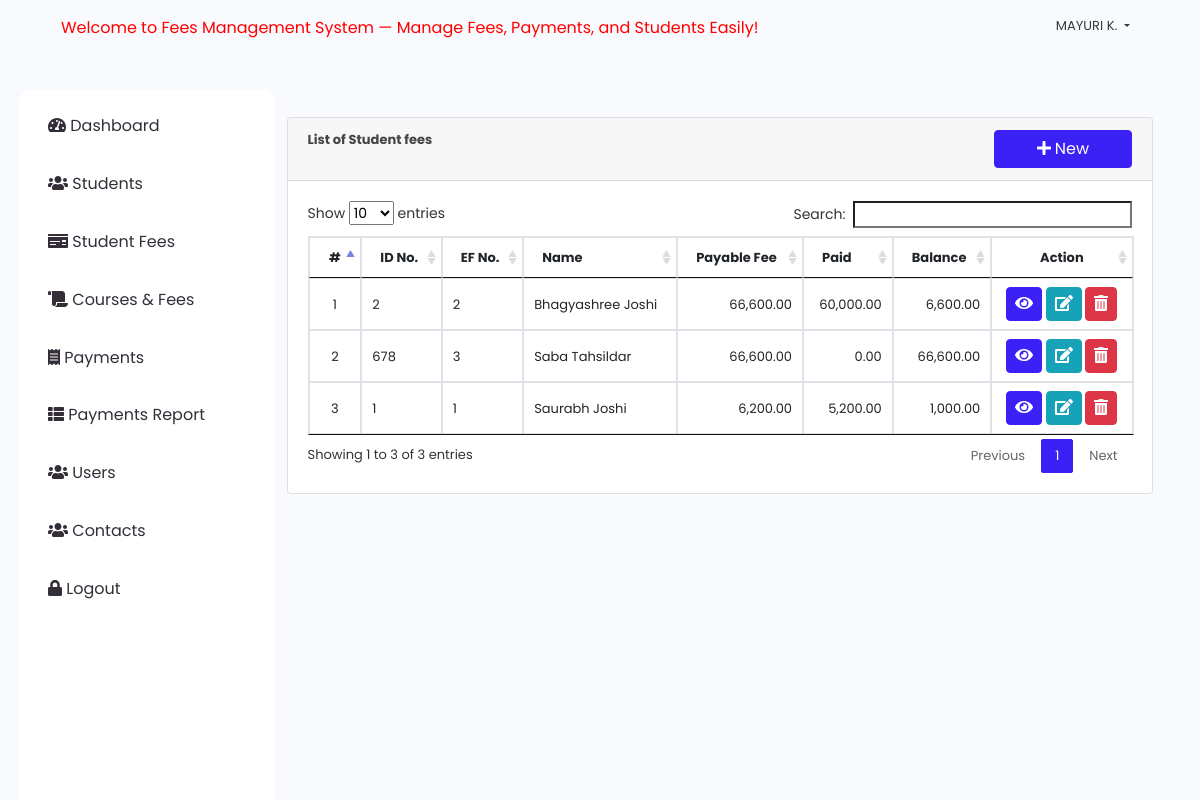
/click_fees/index.php?page=fees (signed in), run on the app's committed database.
### tables this page shows
CREATE TABLE IF NOT EXISTS `student_ef_list` (
  `id` int NOT NULL AUTO_INCREMENT,
  `student_id` int NOT NULL,
  `ef_no` varchar(200) NOT NULL,
  `course_id` int NOT NULL,
  `total_fee` float NOT NULL,
  `date_created` datetime NOT NULL DEFAULT CURRENT_TIMESTAMP,
  PRIMARY KEY (`id`)
);

CREATE TABLE IF NOT EXISTS `student` (
  `id` int NOT NULL AUTO_INCREMENT,
  `id_no` varchar(100) NOT NULL,
  `name` text NOT NULL,
  `contact` varchar(100) NOT NULL,
  `address` text NOT NULL,
  `email` varchar(200) NOT NULL,
  `date_created` datetime NOT NULL DEFAULT CURRENT_TIMESTAMP,
  PRIMARY KEY (`id`)
);

### click_fees/fees.php (the view, shortened to what this page needs)
<?php include('db_connect.php');?>
<div class="container-fluid">
	<div class="col-lg-12">
		<div class="row">
			<div class="col-md-12">
				<div class="card">
					<div class="card-header">
						<b>List of Student fees </b>
						<span class="float:right"><a class="btn btn-primary col-sm-6 col-md-2 float-right" href="javascript:void(0)" id="new_fees">
					<i class="fa fa-plus"></i> New
				</a></span>
					</div>
					<div class="card-body">
						<table class="table table-condensed table-bordered table-hover">
							<thead>
								<tr>
									<th class="text-center">#</th>
									<th class="">ID No.</th>
									<th class="">EF No.</th>
									<th class="">Name</th>
									<th class="">Payable Fee</th>
									<th class="">Paid</th>
									<th class="">Balance</th>
									<th class="text-center">Action</th>
								</tr>
							</thead>
							<tbody>
								<?php
								$i = 1;
								$fees = $conn->query("SELECT ef.*,s.name as sname,s.id_no FROM student_ef_list ef inner join student s on s.id = ef.student_id order by s.name asc ");
								while($row=$fees->fetch_assoc()):
									$paid = $conn->query("SELECT sum(amount) as paid FROM payments where ef_id=".$row['id']);
									$paid = $paid->num_rows > 0 ? $paid->fetch_array()['paid']:'';
									$balance = $row['total_fee'] - $paid;
								?>
								<tr>
									<td class="text-center"><?php echo $i++ ?></td>
									<td>
										<p> <?php echo $row['id_no'] ?></p>
									</td>
									<td>
										<p> <?php echo $row['ef_no'] ?></p>
									</td>
									<td>
										<p> <?php echo ucwords($row['sname']) ?></p>
									</td>
									<td class="text-right">
										<p><?php echo number_format($row['total_fee'],2) ?></p>
									</td>
									<td class="text-right">
										<p><?php echo number_format($paid,2) ?></p>
									<td class="text-right">
										<p><?php echo number_format($balance,2) ?></p>
									</td>
									<td class="text-center">
										<button class="btn btn-primary view_payment" type="button" data-id="<?php echo $row['id'] ?>"><i class="fa fa-eye"></i></button>
										<button class="btn btn-info edit_fees" type="button" data-id="<?php echo $row['id'] ?>" ><i class="fa fa-edit"></i></button>
										<button class="btn btn-danger delete_fees" type="button" data-id="<?php echo $row['id'] ?>"><i class="fa fa-trash-alt"></i></button>
									</td>
								</tr>
								<?php endwhile; ?>
							</tbody>
						</table>
					</div>
				</div>
			</div>
		</div>
	</div>
</div>

### click_fees/index.php (shortened to what this page needs)
<!DOCTYPE html>
<html lang="en">
<head>
<?php
 include('./header.php');
 ?>
</head>
<body>
	<?php include 'topbar.php' ?>
	<?php include 'navbar.php' ?>
  <main id="view-panel" >
      <?php $page = isset($_GET['page']) ? $_GET['page'] :'home'; ?>
  	<?php include $page.'.php' ?>
  </main>
</body>
</html>

### click_fees/header.php (shortened to what this page needs)
  <link rel="stylesheet" href="assets/font-awesome/css/all.min.css">
<link href="assets/vendor/bootstrap/css/bootstrap.min.css" rel="stylesheet">
<link href="assets/vendor/icofont/icofont.min.css" rel="stylesheet">
<link href="assets/vendor/boxicons/css/boxicons.min.css" rel="stylesheet">
<link href="assets/vendor/animate.css/animate.min.css" rel="stylesheet">
<link href="assets/vendor/remixicon/remixicon.css" rel="stylesheet">
<link href="assets/vendor/owl.carousel/assets/owl.carousel.min.css" rel="stylesheet">
<link href="assets/vendor/bootstrap-datepicker/css/bootstrap-datepicker.min.css" rel="stylesheet">
<link href="assets/DataTables/datatables.min.css" rel="stylesheet">
<link href="assets/css/jquery.datetimepicker.min.css" rel="stylesheet">
<link href="assets/css/select2.min.css" rel="stylesheet">
<link href="assets/css/style.css" rel="stylesheet">
<link type="text/css" rel="stylesheet" href="assets/css/jquery-te-1.4.0.css">

### click_fees/topbar.php (shortened to what this page needs)
<nav class="navbar navbar-light fixed-top">
  <div class="container-fluid mt-2 mb-2">
  	<div class="col-lg-12">
  		<div class="col-md-10 float-left" style="display: flex;">
  		 <marquee behavior="alternate" style="color:red; font-weight: 400; font-size: 16px;" scrolldelay="300">
  Welcome to Fees Management System &mdash; Manage Fees, Payments, and Students Easily!
</marquee>
  		</div>
	  	<div class="float-right">
        <div class=" dropdown mr-4">
            <a href="javascript:void(0)" id="manage_my_account" class="text-dark dropdown-toggle text-uppercase"  id="account_settings" data-toggle="dropdown" aria-haspopup="true" aria-expanded="false"><?php echo $_SESSION['login_name'] ?> </a>
        </div>
      </div>
  </div>
</nav>

### click_fees/navbar.php (shortened to what this page needs)
<nav id="sidebar" class='mx-lt-5 bg-white' >
		<div class="sidebar-list">
				<a href="index.php?page=home" class="nav-item nav-home"><span class='icon-field'><i class="fa fa-tachometer-alt "></i></span> Dashboard</a>
				<a href="index.php?page=students" class="nav-item nav-students"><span class='icon-field'><i class="fa fa-users "></i></span> Students</a>
				<a href="index.php?page=fees" class="nav-item nav-fees"><span class='icon-field'><i class="fa fa-money-check "></i></span> Student Fees</a>
				<a href="index.php?page=courses" class="nav-item nav-courses"><span class='icon-field'><i class="fa fa-scroll "></i></span> Courses & Fees</a>
				<a href="index.php?page=payments" class="nav-item nav-payments"><span class='icon-field'><i class="fa fa-receipt "></i></span> Payments</a>
				<a href="index.php?page=payments_report" class="nav-item nav-payments_report"><span class='icon-field'><i class="fa fa-th-list"></i></span> Payments Report</a>
				<?php if($_SESSION['login_type'] == 1): ?>
				<a href="index.php?page=users" class="nav-item nav-users"><span class='icon-field'><i class="fa fa-users "></i></span> Users</a>
				<a href="index.php?page=contacts" class="nav-item nav-contacts"><span class='icon-field'><i class="fa fa-users "></i></span> Contacts</a>
				<a href="ajax.php?action=logout" class="nav-item nav-site_settings"><span class='icon-field'><i class="fa fa-lock"></i></span> Logout</a>
			<?php endif; ?>
		</div>
</nav>

### click_fees/assets/css/style.css (style rules this page uses)
body { font-family: "Poppins", sans-serif; color: #444444; width: 100%; height: calc(100%); font-size: .813rem; background-color: #f9fafe; }
a { color: #1977cc; }
.navbar-light { background: #f9fafe; }
nav#sidebar { height: calc(100%); position: fixed; z-index: 99; left: 19px; width: 256px; font-size: 12px; top: 7.5em; padding: 10px 0 0 9px; border-radius: 12px; }
a.nav-item { position: relative; display: block; padding: .90rem 1.25rem; margin-bottom: -1px; background-color: #ffffffc4; color: #332e38; font-size: 16px; margin-bottom: 5px; }
main#view-panel { margin-left: 250px; width: calc(100% - 261px); margin-top: 4.8em; padding: 0.5em; }
.btn-primary { color: #fff; background-color: #3c21f7; border-color: #3c21f7; }
.btn.edit_course, .btn.delete_course, .btn.view_payment, .btn.edit_fees, .btn.delete_fees, .btn.edit_student, .btn.delete_student, .btn.edit_payment, .btn.delete_payment { padding: 4px 8px; }

### click_fees/fees.php (style rules this page uses)
td { vertical-align: middle !important; }
td p { margin: unset }

### data on the page
student_ef_list: student.id_no "2", ef_no "2", student.name "Bhagyashree Joshi", total_fee "66,600.00", paid "60,000.00", balance "6,600.00"
student_ef_list: student.id_no "678", ef_no "3", student.name "Saba Tahsildar", total_fee "66,600.00", paid "0.00"
student_ef_list: student.id_no "1", ef_no "1", student.name "Saurabh Joshi", total_fee "6,200.00", paid "5,200.00", balance "1,000.00"

### other printed values
$_SESSION['login_name'] "MAYURI K."
